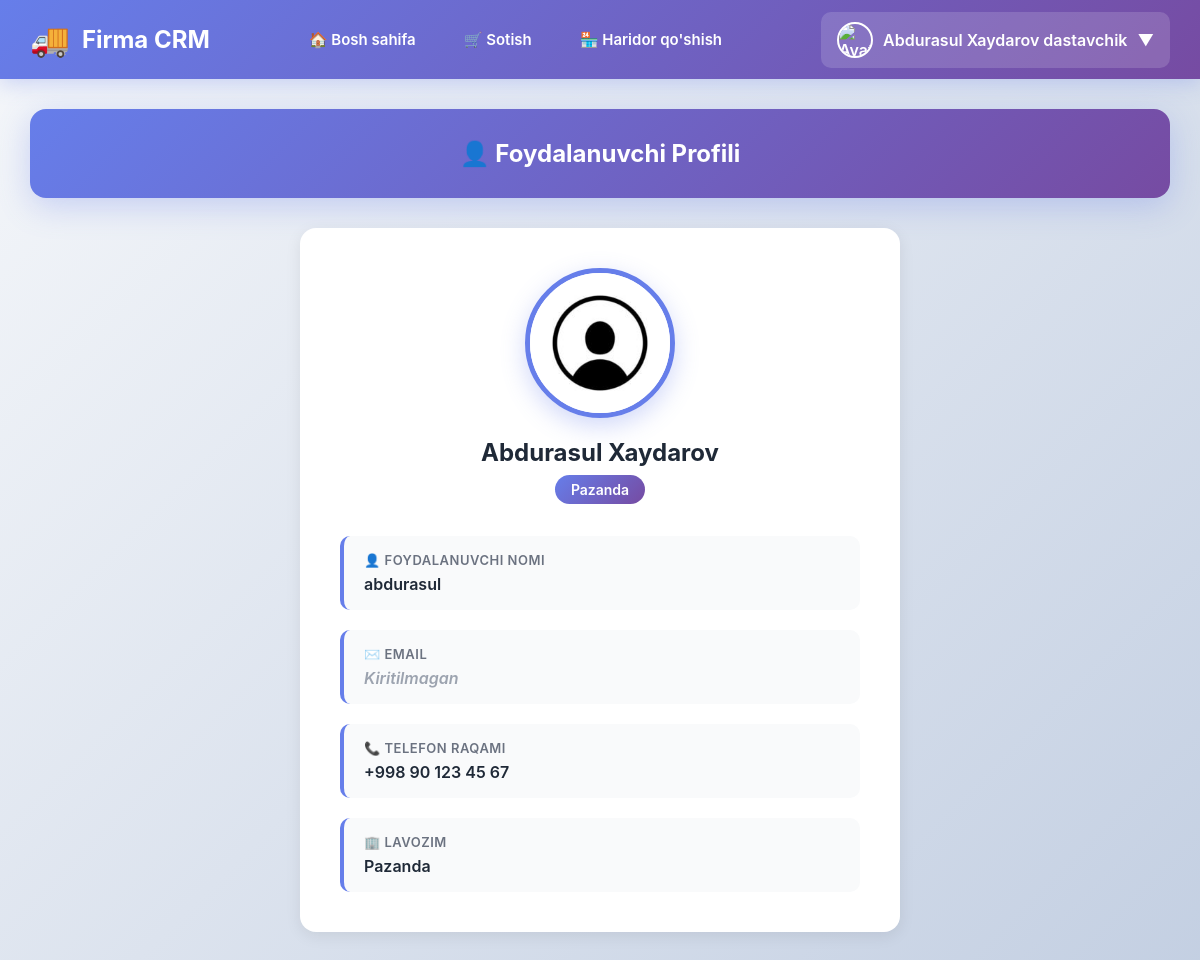
Screenshot of /profile/abdurasul (signed in) with the database file from the repository.
### main/models.py (models this page shows, shortened)
class User(AbstractUser):
    id = models.BigAutoField(primary_key=True)
    USER_TYPES = (
        ('pazanda', 'Pazanda'),
        ('yetkazib_beruvchi', 'Yetkazib Beruvchi'),
        ('ega', 'Ega'),
    )
    login=models.CharField(max_length=255, blank=True, null=True)
    password = models.CharField(max_length=255, blank=True, null=True)
    tuliq_ismi = models.CharField(max_length=255, blank=True, null=True)
    type = models.CharField(max_length=20, choices=USER_TYPES)
    token = models.CharField(max_length=255, blank=True, null=True)
    tg_id = models.CharField(max_length=100, blank=True, null=True)
    tel_raqami = models.CharField(max_length=100, blank=True, null=True)
    is_active = models.BooleanField(default=True)
    @property
    def rasmi(self):
        if self.type == 'yetkazib_beruvchi':
            try:
                return YetkazibBeruvchi.objects.get(user=self).rasmi.url
            except YetkazibBeruvchi.DoesNotExist:
                return None
        elif self.type == 'pazanda':
            try:
                return Pazanda.objects.get(user=self).rasmi.url
            except Pazanda.DoesNotExist:
                return None
        return None

### main/views.py (the view, shortened to what this page needs)
# urls.py: path('profile/<str:username>', profile_view, name='profile'),
@login_required(login_url='login')
def profile_view(request, username):
    user =  User.objects.get(username=username)
    if request.method == 'GET':
        if request.user.type ==  'yetkazib_beruvchi':
            return render(request, 'ytprofile.html', {'user': user})
        elif request.user.type == 'pazanda':
            return render(request, 'pzprofile.html', {'user': user})
        elif request.user.type=='ega':
            if user.type == 'yetkazib_beruvchi':
                yuklamalar = mahsulotlar_miqdori( YetkazibBeruvchi.objects.get(user=user).mahsulotlar) or []
                return render(request, 'egayt.html',{'user': user,'yuklamalar': yuklamalar})
            return render(request, 'egaprofile.html', {'user': user})

### main/templates/ytprofile.html (shortened to what this page needs)
{% extends 'ytbase.html' %}
{% load static %}
{% block content %}
<div class="page-header">
    <h1>👤 Foydalanuvchi Profili</h1>
</div>
<div class="profile-card">
    <div class="profile-avatar-section">
        <img src="{% if user.rasmi.url %}{{ user.rasmi.url }}{% else %}{% static 'images/default_avatar.jpg' %}{% endif %}"
            alt="Avatar" class="profile-avatar">
        <div class="profile-name">{{ user.tuliq_ismi }}</div>
        <div class="profile-role">{{ user.get_type_display }}</div>
    </div>
    <div class="profile-info-grid">
        <div class="info-item">
            <div class="info-label">👤 Foydalanuvchi nomi</div>
            <div class="info-value">{{ user.username }}</div>
        </div>
        <div class="info-item">
            <div class="info-label">✉️ Email</div>
            <div class="info-value {% if not user.email %}empty{% endif %}">
                {{ user.email|default:"Kiritilmagan" }}
            </div>
        </div>
        <div class="info-item">
            <div class="info-label">📞 Telefon raqami</div>
            <div class="info-value {% if not user.tel_raqami %}empty{% endif %}">
                {{ user.tel_raqami|default:"Kiritilmagan" }}
            </div>
        </div>
        <div class="info-item">
            <div class="info-label">🏢 Lavozim</div>
            <div class="info-value">{{ user.get_type_display }}</div>
        </div>
    </div>
</div>
{% endblock %}

### main/templates/ytbase.html (shortened to what this page needs)
<!DOCTYPE html>
{% load static %}
<html lang="uz">
<head>
</head>
<body>
    <nav class="navbar">
        <div class="navbar-container">
            <div class="navbar-brand">
                <span class="brand-logo">🚚</span>
                <a href="{% url 'main' %}" class="brand-text">Firma CRM</a>
            </div>
            <ul class="navbar-menu" id="navbarMenu">
                <li>
                    <a href="{% url 'main' %}" class="nav-link {% if request.path == '/' %}active{% endif %}">
                        🏠 Bosh sahifa
                    </a>
                </li>
                <li>
                    <a href="{% url 'sotish' %}" class="nav-link {% if request.path == '/sotish/' %}active{% endif %}">
                        🛒 Sotish
                    </a>
                </li>
                <li>
                    <a href="{% url 'add_haridor' %}"
                        class="nav-link {% if request.path == '/add/haridor/' %}active{% endif %}">
                        🏪 Haridor qo'shish
                    </a>
                </li>
            </ul>
            <div class="user-menu desktop-only" id="userMenu">
                <div class="user-toggle" onclick="toggleUserMenu()">
                    <img src="{% if request.user.rasmi %}{{ request.user.rasmi.url }}{% else %}{% static 'images/default_avatar.jpg' %}{% endif %}"
                        alt="Avatar" class="user-avatar">
                    <span>{{ request.user.tuliq_ismi }}</span>
                    <span>▼</span>
                </div>
            </div>
        </div>
    </nav>
    <div class="container">
        {% block content %}
        {% endblock %}
    </div>
</body>
</html>

### main/templates/ytbase.html (style rules this page uses)
* { margin: 0; padding: 0; box-sizing: border-box; }
body { font-family: -apple-system, BlinkMacSystemFont, 'Segoe UI', Roboto, Oxygen, Ubuntu, Cantarell, sans-serif; background: linear-gradient(135deg, #f5f7fa 0%, #c3cfe2 100%); min-height: 100vh; padding-bottom: 30px; }
.navbar { background: linear-gradient(135deg, #667eea 0%, #764ba2 100%); padding: 0; box-shadow: 0 4px 20px rgba(102, 126, 234, 0.3); position: sticky; top: 0; z-index: 1000; }
.navbar-container { max-width: 1400px; margin: 0 auto; display: flex; justify-content: space-between; align-items: center; padding: 0 30px; }
.navbar-brand { display: flex; align-items: center; gap: 12px; padding: 20px 0; }
.brand-logo { font-size: 32px; }
.brand-text { color: white; font-size: 24px; font-weight: 700; text-decoration: none; }
.navbar-menu { display: flex; align-items: center; gap: 8px; list-style: none; }
.nav-link { color: white; text-decoration: none; padding: 12px 20px; border-radius: 8px; font-weight: 600; font-size: 15px; transition: all 0.3s ease; display: flex; align-items: center; gap: 8px; }
.user-menu { position: relative; }
.user-toggle { display: flex; align-items: center; gap: 10px; padding: 10px 16px; background: rgba(255, 255, 255, 0.15); border-radius: 10px; cursor: pointer; transition: all 0.3s ease; color: white; font-weight: 600; }
.user-avatar { width: 36px; height: 36px; border-radius: 50%; border: 2px solid white; }
.desktop-only { display: block; }
.container { max-width: 1400px; margin: 30px auto; padding: 0 30px; }

### main/templates/ytprofile.html (style rules this page uses)
.page-header { background: linear-gradient(135deg, #667eea 0%, #764ba2 100%); color: white; padding: 30px; border-radius: 16px; margin-bottom: 30px; box-shadow: 0 8px 32px rgba(102, 126, 234, 0.3); text-align: center; }
.page-header h1 { margin: 0; font-size: 24px; font-weight: 700; }
.profile-card { background: white; padding: 40px; border-radius: 16px; box-shadow: 0 4px 16px rgba(0, 0, 0, 0.08); max-width: 600px; margin: 0 auto; }
.profile-avatar-section { text-align: center; margin-bottom: 32px; }
.profile-avatar { width: 150px; height: 150px; border-radius: 50%; object-fit: cover; border: 5px solid #667eea; box-shadow: 0 8px 24px rgba(102, 126, 234, 0.3); margin-bottom: 16px; }
.profile-name { font-size: 24px; font-weight: 700; color: #1f2937; margin-bottom: 8px; }
.profile-role { display: inline-block; padding: 6px 16px; background: linear-gradient(135deg, #667eea 0%, #764ba2 100%); color: white; border-radius: 20px; font-size: 14px; font-weight: 600; }
.profile-info-grid { display: grid; gap: 20px; }
.info-item { background: #f9fafb; padding: 16px 20px; border-radius: 10px; border-left: 4px solid #667eea; }
.info-label { font-size: 13px; font-weight: 600; color: #6b7280; text-transform: uppercase; letter-spacing: 0.5px; margin-bottom: 6px; }
.info-value { font-size: 16px; font-weight: 600; color: #1f2937; }
.info-value.empty { color: #9ca3af; font-style: italic; }

### rows the page displays
User: user.tuliq_ismi "Abdurasul Xaydarov dastavchik"
User: tuliq_ismi "Abdurasul Xaydarov", type "Pazanda", username "abdurasul", email "Kiritilmagan", tel_raqami "+998 90 123 45 67"
